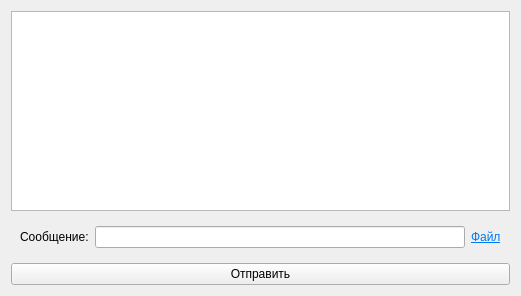
<?xml version="1.0" encoding="UTF-8"?>
<ui version="4.0">
 <class>ClientChatWidget</class>
 <widget class="QWidget" name="ClientChatWidget">
  <property name="geometry">
   <rect>
    <x>0</x>
    <y>0</y>
    <width>521</width>
    <height>296</height>
   </rect>
  </property>
  <property name="windowTitle">
   <string>Form</string>
  </property>
  <property name="styleSheet">
   <string notr="true">ClientChatWidget
{
backgroung-color:rgb(22,25,31);
}</string>
  </property>
  <layout class="QVBoxLayout" name="verticalLayout">
   <item>
    <widget class="QListWidget" name="lstMessages"/>
   </item>
   <item>
    <widget class="QWidget" name="wdgSendMessage" native="true">
     <layout class="QHBoxLayout" name="horizontalLayout">
      <item>
       <widget class="QLabel" name="lblMessage">
        <property name="text">
         <string>Сообщение:</string>
        </property>
       </widget>
      </item>
      <item>
       <widget class="QLineEdit" name="lnMessage"/>
      </item>
      <item>
       <widget class="QLabel" name="lblOpenFolder">
        <property name="mouseTracking">
         <bool>true</bool>
        </property>
        <property name="text">
         <string>&lt;html&gt;&lt;head/&gt;&lt;body&gt;&lt;p&gt;&lt;a href=&quot;#&quot;&gt;&lt;span style=&quot; text-decoration: underline; color:#007af4;&quot;&gt;Файл&lt;/span&gt;&lt;/a&gt;&lt;/p&gt;&lt;/body&gt;&lt;/html&gt;</string>
        </property>
       </widget>
      </item>
     </layout>
    </widget>
   </item>
   <item>
    <widget class="QPushButton" name="btnSend">
     <property name="text">
      <string>Отправить</string>
     </property>
     <property name="icon">
      <iconset theme="wda"/>
     </property>
    </widget>
   </item>
  </layout>
 </widget>
 <resources/>
 <connections/>
</ui>
